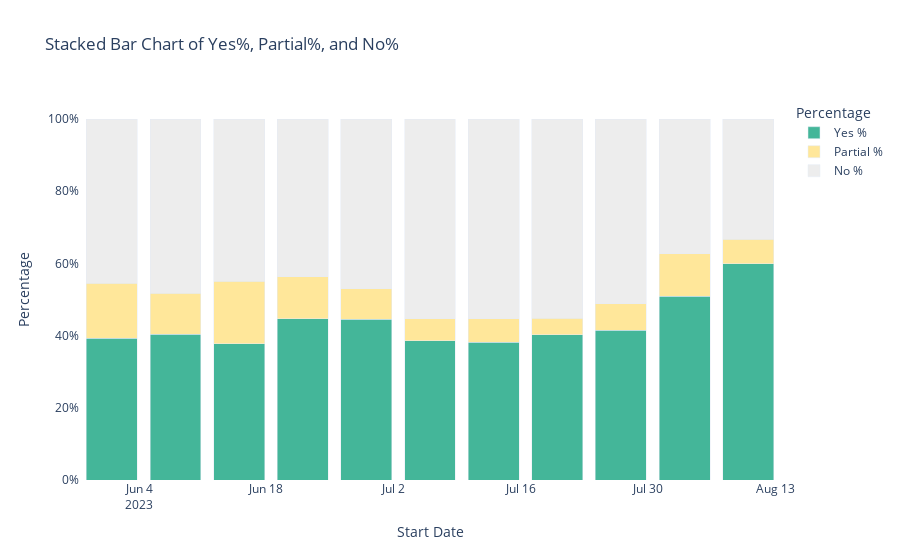

The code cell stored with this chart in its notebook:
### Code cell
import plotly.express as px

# Melt the DataFrame to make it suitable for plotting
melted_df = result_df.melt(id_vars=['Start Date', 'End Date'], value_vars=['Yes %', 'Partial %', 'No %'],
                    var_name='Percentage', value_name='Value')

# Define custom hex colors for each percentage category
color_map = {
    'Yes %': '#44B699',
    'Partial %': '#FFE79A',
    'No %': '#EDEDED',
}

# Create the stacked bar chart using Plotly Express with custom colors
fig = px.bar(melted_df, x='Start Date', y='Value', color='Percentage',
             title="Stacked Bar Chart of Yes%, Partial%, and No%",
             labels={'Value': 'Percentage'},
             color_discrete_map=color_map,  # Use custom color map
             height=500)

# Update the layout
fig.update_layout(
    barmode='stack',
    plot_bgcolor='white',
    yaxis_tickformat='.0%',
    hovermode='x'
)

# Customize hover behavior
hover_template = '<b>%{x}</b><br>%{y:.0%}<extra></extra>'
fig.update_traces(hovertemplate=hover_template)


# Lighten the colors of other bars when hovering over yellow section
for color_key in color_map:
    color_value = color_map[color_key]
    fig.update_traces(selector=dict(marker_color=[color_value]),
                      unselected=dict(marker_opacity=0.3))

# Show the plot
fig.show()

### Figure 1 — Plotly figure (JSON) as saved in the notebook; plotly's stock layout.template omitted (floating-point values rounded to 4 significant figures)
{"data": [{"alignmentgroup": "True", "hovertemplate": "<b>%{x}</b><br>%{y:.0%}<extra></extra>", "legendgroup": "Yes %", "marker": {"color": "#44B699", "pattern": {"shape": ""}}, "name": "Yes %", "offsetgroup": "Yes %", "orientation": "v", "showlegend": true, "textposition": "auto", "type": "bar", "x": ["2023-06-01", "2023-06-08", "2023-06-15", "2023-06-22", "2023-06-29", "2023-07-06", "2023-07-13", "2023-07-20", "2023-07-27", "2023-08-03", "2023-08-10"], "xaxis": "x", "y": [0.3923, 0.4035, 0.3774, 0.4471, 0.4448, 0.3862, 0.381, 0.4029, 0.4152, 0.5096, 0.5988], "yaxis": "y"}, {"alignmentgroup": "True", "hovertemplate": "<b>%{x}</b><br>%{y:.0%}<extra></extra>", "legendgroup": "Partial %", "marker": {"color": "#FFE79A", "pattern": {"shape": ""}}, "name": "Partial %", "offsetgroup": "Partial %", "orientation": "v", "showlegend": true, "textposition": "auto", "type": "bar", "x": ["2023-06-01", "2023-06-08", "2023-06-15", "2023-06-22", "2023-06-29", "2023-07-06", "2023-07-13", "2023-07-20", "2023-07-27", "2023-08-03", "2023-08-10"], "xaxis": "x", "y": [0.1531, 0.114, 0.1736, 0.116, 0.0852, 0.0605, 0.0655, 0.0457, 0.0727, 0.1178, 0.0679], "yaxis": "y"}, {"alignmentgroup": "True", "hovertemplate": "<b>%{x}</b><br>%{y:.0%}<extra></extra>", "legendgroup": "No %", "marker": {"color": "#EDEDED", "pattern": {"shape": ""}}, "name": "No %", "offsetgroup": "No %", "orientation": "v", "showlegend": true, "textposition": "auto", "type": "bar", "x": ["2023-06-01", "2023-06-08", "2023-06-15", "2023-06-22", "2023-06-29", "2023-07-06", "2023-07-13", "2023-07-20", "2023-07-27", "2023-08-03", "2023-08-10"], "xaxis": "x", "y": [0.4545, 0.4825, 0.4491, 0.4369, 0.47, 0.5533, 0.5536, 0.5514, 0.5121, 0.3726, 0.3333], "yaxis": "y"}], "layout": {"autosize": true, "barmode": "stack", "hovermode": "x", "legend": {"title": {"text": "Percentage"}, "tracegroupgap": 0}, "plot_bgcolor": "white", "title": {"text": "Stacked Bar Chart of Yes%, Partial%, and No%"}, "xaxis": {"anchor": "y", "autorange": true, "domain": [0, 1], "range": ["2023-05-28 12:00", "2023-08-13 12:00"], "title": {"text": "Start Date"}, "type": "date"}, "yaxis": {"anchor": "x", "autorange": true, "domain": [0, 1], "range": [0, 1.053], "tickformat": ".0%", "title": {"text": "Percentage"}, "type": "linear"}}}
